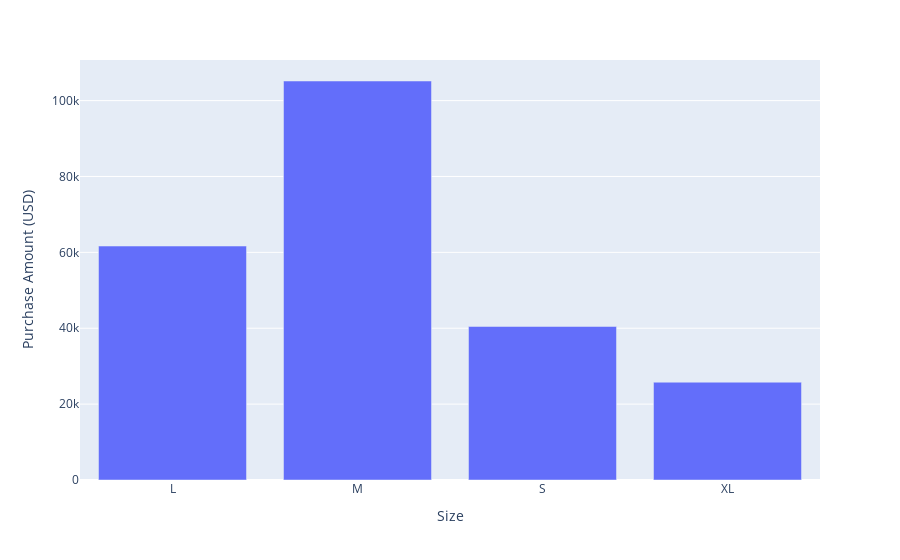

This figure's notebook cell:
### Code cell
fig = px.bar(shop_roupby_Size, x='Size',y='Purchase Amount (USD)')
fig.show()

### Figure 1 — Plotly figure (JSON) as saved in the notebook; plotly's stock layout.template omitted (floating-point values rounded to 4 significant figures)
{"data": [{"alignmentgroup": "True", "hovertemplate": "Size=%{x}<br>Purchase Amount (USD)=%{y}<extra></extra>", "legendgroup": "", "marker": {"color": "#636efa", "pattern": {"shape": ""}}, "name": "", "offsetgroup": "", "orientation": "v", "showlegend": false, "textposition": "auto", "type": "bar", "x": ["L", "M", "S", "XL"], "xaxis": "x", "y": [61667, 105167, 40468, 25779], "yaxis": "y"}], "layout": {"barmode": "relative", "legend": {"tracegroupgap": 0}, "margin": {"t": 60}, "xaxis": {"anchor": "y", "domain": [0, 1], "title": {"text": "Size"}}, "yaxis": {"anchor": "x", "domain": [0, 1], "title": {"text": "Purchase Amount (USD)"}}}}
